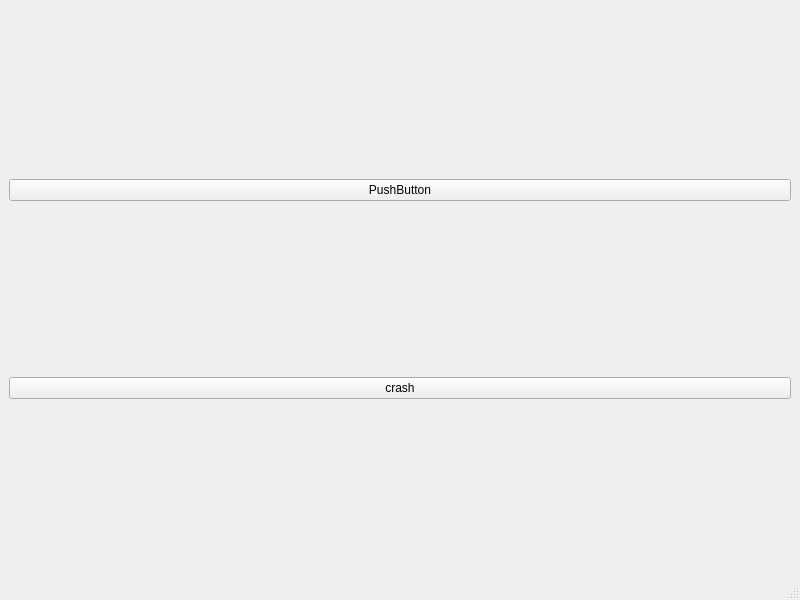
<?xml version="1.0" encoding="UTF-8"?>
<ui version="4.0">
 <class>MainWindow</class>
 <widget class="QMainWindow" name="MainWindow">
  <property name="geometry">
   <rect>
    <x>0</x>
    <y>0</y>
    <width>800</width>
    <height>600</height>
   </rect>
  </property>
  <property name="windowTitle">
   <string>MainWindow</string>
  </property>
  <widget class="QWidget" name="centralwidget">
   <layout class="QVBoxLayout" name="verticalLayout">
    <item>
     <spacer name="verticalSpacer_2">
      <property name="orientation">
       <enum>Qt::Vertical</enum>
      </property>
      <property name="sizeHint" stdset="0">
       <size>
        <width>20</width>
        <height>40</height>
       </size>
      </property>
     </spacer>
    </item>
    <item>
     <widget class="QPushButton" name="pushButton">
      <property name="text">
       <string>PushButton</string>
      </property>
     </widget>
    </item>
    <item>
     <spacer name="verticalSpacer">
      <property name="orientation">
       <enum>Qt::Vertical</enum>
      </property>
      <property name="sizeHint" stdset="0">
       <size>
        <width>20</width>
        <height>40</height>
       </size>
      </property>
     </spacer>
    </item>
    <item>
     <widget class="QPushButton" name="btnCrash">
      <property name="text">
       <string>crash</string>
      </property>
     </widget>
    </item>
    <item>
     <spacer name="verticalSpacer_3">
      <property name="orientation">
       <enum>Qt::Vertical</enum>
      </property>
      <property name="sizeHint" stdset="0">
       <size>
        <width>20</width>
        <height>40</height>
       </size>
      </property>
     </spacer>
    </item>
   </layout>
  </widget>
  <widget class="QMenuBar" name="menubar">
   <property name="geometry">
    <rect>
     <x>0</x>
     <y>0</y>
     <width>800</width>
     <height>17</height>
    </rect>
   </property>
  </widget>
  <widget class="QStatusBar" name="statusbar"/>
 </widget>
 <resources/>
 <connections/>
</ui>
